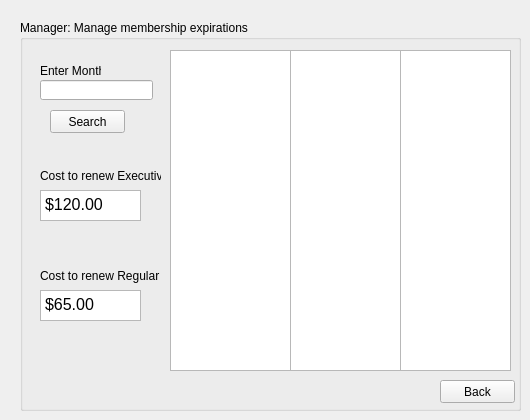
    <widget class="QWidget" name="MembExp">
     <widget class="QGroupBox" name="groupBox_11">
      <property name="geometry">
       <rect>
        <x>20</x>
        <y>20</y>
        <width>501</width>
        <height>391</height>
       </rect>
      </property>
      <property name="title">
       <string>Manager: Manage membership expirations</string>
      </property>
      <widget class="QPushButton" name="pushButton_back_expirations">
       <property name="geometry">
        <rect>
         <x>420</x>
         <y>360</y>
         <width>75</width>
         <height>23</height>
        </rect>
       </property>
       <property name="text">
        <string>Back</string>
       </property>
      </widget>
      <widget class="QLabel" name="label_18">
       <property name="geometry">
        <rect>
         <x>20</x>
         <y>40</y>
         <width>61</width>
         <height>21</height>
        </rect>
       </property>
       <property name="text">
        <string>Enter Month</string>
       </property>
      </widget>
      <widget class="QLineEdit" name="month">
       <property name="geometry">
        <rect>
         <x>20</x>
         <y>60</y>
         <width>113</width>
         <height>20</height>
        </rect>
       </property>
      </widget>
      <widget class="QTableView" name="tableView_5">
       <property name="geometry">
        <rect>
         <x>155</x>
         <y>30</y>
         <width>331</width>
         <height>321</height>
        </rect>
       </property>
      </widget>
      <widget class="QLabel" name="label_19">
       <property name="geometry">
        <rect>
         <x>20</x>
         <y>130</y>
         <width>121</width>
         <height>51</height>
        </rect>
       </property>
       <property name="text">
        <string>Cost to renew Executive</string>
       </property>
      </widget>
      <widget class="QLabel" name="label_20">
       <property name="geometry">
        <rect>
         <x>20</x>
         <y>240</y>
         <width>121</width>
         <height>31</height>
        </rect>
       </property>
       <property name="text">
        <string>Cost to renew Regular</string>
       </property>
      </widget>
      <widget class="QTextBrowser" name="textBrowser">
       <property name="geometry">
        <rect>
         <x>20</x>
         <y>270</y>
         <width>101</width>
         <height>31</height>
        </rect>
       </property>
       <property name="html">
        <string>&lt;!DOCTYPE HTML PUBLIC &quot;-//W3C//DTD HTML 4.0//EN&quot; &quot;http://www.w3.org/TR/REC-html40/strict.dtd&quot;&gt;
&lt;html&gt;&lt;head&gt;&lt;meta name=&quot;qrichtext&quot; content=&quot;1&quot; /&gt;&lt;style type=&quot;text/css&quot;&gt;
p, li { white-space: pre-wrap; }
&lt;/style&gt;&lt;/head&gt;&lt;body style=&quot; font-family:'MS Shell Dlg 2'; font-size:8.25pt; font-weight:400; font-style:normal;&quot;&gt;
&lt;p style=&quot; margin-top:0px; margin-bottom:0px; margin-left:0px; margin-right:0px; -qt-block-indent:0; text-indent:0px;&quot;&gt;&lt;span style=&quot; font-size:12pt;&quot;&gt;$65.00&lt;/span&gt;&lt;/p&gt;&lt;/body&gt;&lt;/html&gt;</string>
       </property>
      </widget>
      <widget class="QTextBrowser" name="textBrowser_2">
       <property name="geometry">
        <rect>
         <x>20</x>
         <y>170</y>
         <width>101</width>
         <height>31</height>
        </rect>
       </property>
       <property name="html">
        <string>&lt;!DOCTYPE HTML PUBLIC &quot;-//W3C//DTD HTML 4.0//EN&quot; &quot;http://www.w3.org/TR/REC-html40/strict.dtd&quot;&gt;
&lt;html&gt;&lt;head&gt;&lt;meta name=&quot;qrichtext&quot; content=&quot;1&quot; /&gt;&lt;style type=&quot;text/css&quot;&gt;
p, li { white-space: pre-wrap; }
&lt;/style&gt;&lt;/head&gt;&lt;body style=&quot; font-family:'MS Shell Dlg 2'; font-size:8.25pt; font-weight:400; font-style:normal;&quot;&gt;
&lt;p style=&quot; margin-top:0px; margin-bottom:0px; margin-left:0px; margin-right:0px; -qt-block-indent:0; text-indent:0px;&quot;&gt;&lt;span style=&quot; font-size:12pt;&quot;&gt;$120.00&lt;/span&gt;&lt;/p&gt;&lt;/body&gt;&lt;/html&gt;</string>
       </property>
      </widget>
      <widget class="QPushButton" name="pushButton_10">
       <property name="geometry">
        <rect>
         <x>30</x>
         <y>90</y>
         <width>75</width>
         <height>23</height>
        </rect>
       </property>
       <property name="text">
        <string>Search</string>
       </property>
      </widget>
      <widget class="QListWidget" name="listWidget">
       <property name="geometry">
        <rect>
         <x>150</x>
         <y>30</y>
         <width>121</width>
         <height>321</height>
        </rect>
       </property>
      </widget>
      <widget class="QListWidget" name="listWidget_2">
       <property name="geometry">
        <rect>
         <x>270</x>
         <y>30</y>
         <width>111</width>
         <height>321</height>
        </rect>
       </property>
      </widget>
      <widget class="QListWidget" name="listWidget_3">
       <property name="geometry">
        <rect>
         <x>380</x>
         <y>30</y>
         <width>111</width>
         <height>321</height>
        </rect>
       </property>
      </widget>
     </widget>
    </widget>
